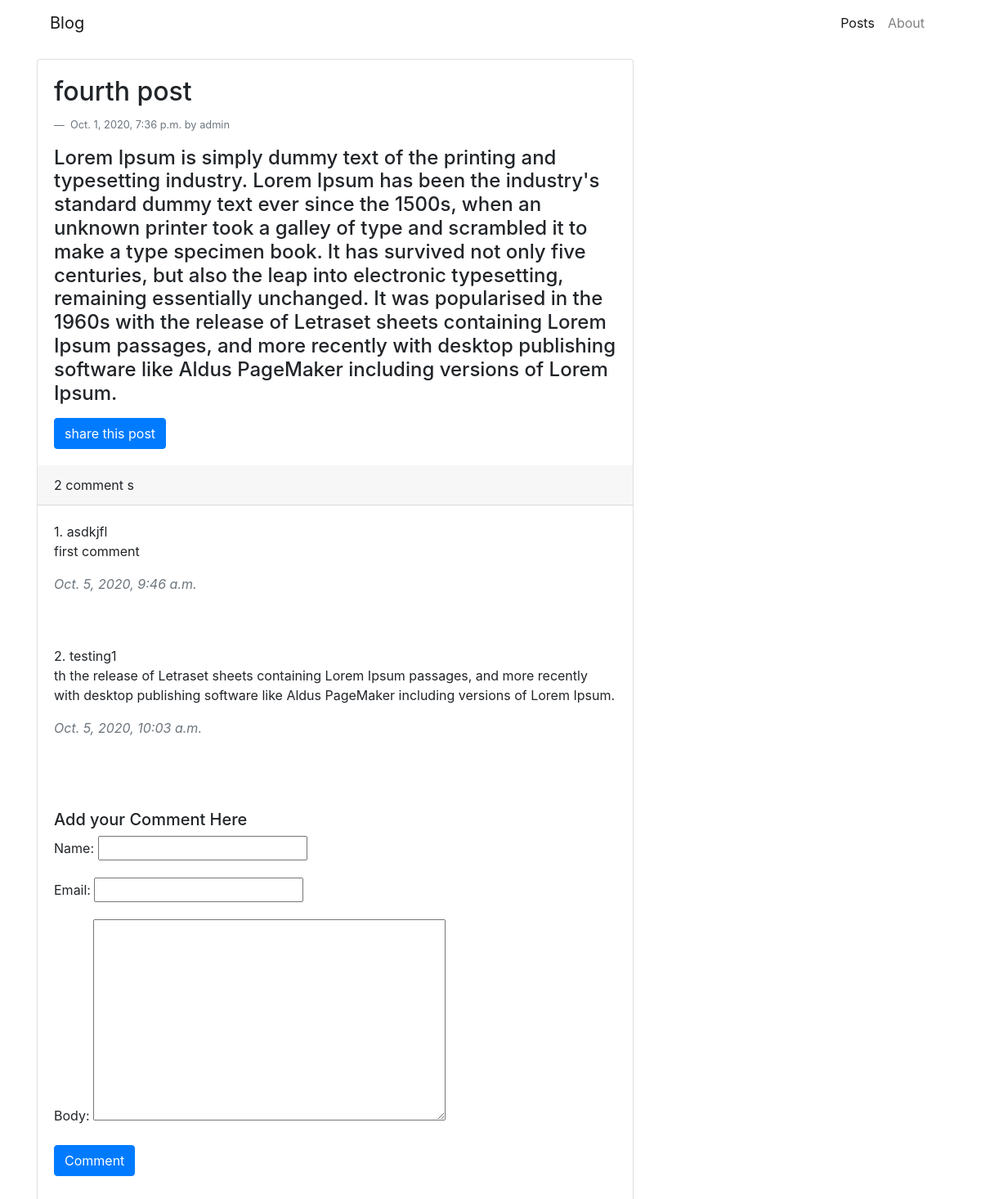
The app's page /posts/2020/10/1/fourth-post/ with its own data.
### Blog/models.py (models this page shows, shortened)
class Post(models.Model):
    STATUS_CHOICE = (('draft','Draft'),('published','Published'))
    title   = models.CharField(max_length=250)
    slug    = models.SlugField(max_length=250,unique_for_date='publish')
    author  = models.ForeignKey(User,on_delete=models.CASCADE)
    body    = models.TextField()
    publish = models.DateTimeField(default=timezone.now)
    created = models.DateTimeField(auto_now_add=True)
    updated = models.DateTimeField(auto_now=True)
    status  = models.CharField(max_length=10,
    choices=STATUS_CHOICE, default='draft')
    class Meta:
        ordering = ('-publish',)
    def __str__(self):
        return self.title

class Comment(models.Model):
    post = models.ForeignKey(Post,on_delete=models.CASCADE,related_name='comments')
    name = models.CharField(max_length=80)
    email = models.EmailField()
    body = models.TextField()
    created = models.DateTimeField(auto_now_add=True)
    updated = models.DateTimeField(auto_now=True)
    active = models.BooleanField(default=True)
    class Meta:
        ordering =('created',)
    def __str__(self):
        return 'Comment by {} on {}'.format(self.name,self.post)

### Blog/views.py (the view)
# urls.py: path('posts/<int:year>/<int:month>/<int:day>/<slug:post>/',post_detail,name='post_details'),
def post_detail(request,year,month,day,post):
    post = get_object_or_404(
                    Post,
                slug=post,
                status='published',
                publish__year=year,
                publish__month=month,
                publish__day=day     )
    if request.method == "POST":
        C_Form = CommentForm(request.POST)
        if C_Form.is_valid:
            form_ins=C_Form.save(commit=False)
            form_ins.post=post
            form_ins.save()
    commForm = CommentForm()
    comments = Comment.objects.filter(post=post,active=True)
    print(comments)
    context={
        'title':post.title,
        'post':post,
        'commentForm':commForm,
        'comments':comments,
    }
    return render(request,'Blog/post/details.html',context)

### Blog/forms.py
class CommentForm(forms.ModelForm):
    class Meta:
        model = Comment
        fields = ('name','email','body')

### Blog/templates/Blog/post/details.html
{% extends 'Blog/base.html' %} {% block content %}
<div class="card mt-3">
    <div class="card-body">
        <h2 class="card-title">{{post.title}}</h2>
        <div class="blockquote-footer">
            {{post.publish}} by {{post.author}}
        </div>
        <p class="card-text">
            <h4>{{post.body|linebreaks}}</h4>
        </p>
        <a href="{% url 'Blog:post_share' post.id %}" class="btn btn-primary">share this post</a>
    </div>
    <div class="card-header">
        {% with comments.count as total_comments%} {{total_comments}} comment {{total_comments |pluralize}} {% endwith %}
    </div>
    {% for comm in comments %}
    <div class="card-body">
        <span class="card-title">
            {{forloop.counter}}. {{comm.name}}
            <p> {{comm.body}} </p>
        </span>
        <cite class='text-muted'>{{comm.created}}</cite>
    </div>
    <br> {% empty %} Be first commenter {% endfor %}
    <br>
    <div class="card-body mb-3">
        <h5>Add your Comment Here </h5>
        <div class="form-group">
            <form action="" method="post">
                {% csrf_token %} {{ commentForm.as_p }}
                <button class="btn btn-primary" type="submit">Comment</button>
            </form>
        </div>
    </div>
</div>
{% endblock %}

### records on screen
Post: title "fourth post", publish "Oct. 1, 2020, 7:36 p.m.", author "admin", body "Lorem Ipsum is simply dummy text of the printing and typesetting industry. Lorem Ipsum has been the industry's standard dummy text ever since the 1500s, when an unknown printer took a galley of type and scrambled it to make a type specimen book. It has survived not only five centuries, but also the leap into electronic typesetting, remaining essentially unchanged. It was popularised in the 1960s with the release of Letraset sheets containing Lorem Ipsum passages, and more recently with desktop publishing software like Aldus PageMaker including versions of Lorem Ipsum."
Comment: name "asdkjfl", body "first comment", created "Oct. 5, 2020, 9:46 a.m."
Comment: name "testing1", body "th the release of Letraset sheets containing Lorem Ipsum passages, and more recently with desktop publishing software like Aldus PageMaker including versions of Lorem Ipsum.", created "Oct. 5, 2020, 10:03 a.m."

### other values on screen
{{ total_comments }} "2"
